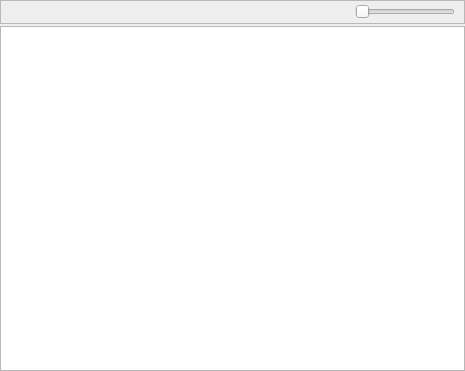
<ui version="4.0" >
 <class>MvdSmartView</class>
 <widget class="QWidget" name="MvdSmartView" >
  <property name="geometry" >
   <rect>
    <x>0</x>
    <y>0</y>
    <width>465</width>
    <height>371</height>
   </rect>
  </property>
  <property name="windowTitle" >
   <string>Movida Smart View</string>
  </property>
  <layout class="QGridLayout" >
   <property name="leftMargin" >
    <number>0</number>
   </property>
   <property name="topMargin" >
    <number>0</number>
   </property>
   <property name="rightMargin" >
    <number>0</number>
   </property>
   <property name="bottomMargin" >
    <number>0</number>
   </property>
   <property name="horizontalSpacing" >
    <number>0</number>
   </property>
   <property name="verticalSpacing" >
    <number>2</number>
   </property>
   <item row="0" column="0" >
    <widget class="QFrame" name="mainControlPanel" >
     <property name="enabled" >
      <bool>true</bool>
     </property>
     <property name="frameShape" >
      <enum>QFrame::StyledPanel</enum>
     </property>
     <property name="frameShadow" >
      <enum>QFrame::Raised</enum>
     </property>
     <property name="lineWidth" >
      <number>0</number>
     </property>
     <layout class="QGridLayout" >
      <property name="topMargin" >
       <number>1</number>
      </property>
      <property name="bottomMargin" >
       <number>1</number>
      </property>
      <property name="horizontalSpacing" >
       <number>0</number>
      </property>
      <property name="verticalSpacing" >
       <number>0</number>
      </property>
      <item row="0" column="4" >
       <widget class="QSlider" name="slider" >
        <property name="sizePolicy" >
         <sizepolicy vsizetype="Fixed" hsizetype="Fixed" >
          <horstretch>0</horstretch>
          <verstretch>0</verstretch>
         </sizepolicy>
        </property>
        <property name="minimumSize" >
         <size>
          <width>100</width>
          <height>0</height>
         </size>
        </property>
        <property name="maximumSize" >
         <size>
          <width>100</width>
          <height>16777215</height>
         </size>
        </property>
        <property name="orientation" >
         <enum>Qt::Horizontal</enum>
        </property>
       </widget>
      </item>
      <item row="0" column="3" >
       <spacer>
        <property name="orientation" >
         <enum>Qt::Horizontal</enum>
        </property>
        <property name="sizeType" >
         <enum>QSizePolicy::Fixed</enum>
        </property>
        <property name="sizeHint" >
         <size>
          <width>16</width>
          <height>20</height>
         </size>
        </property>
       </spacer>
      </item>
      <item row="0" column="2" >
       <widget class="QLabel" name="sliderStatus" >
        <property name="text" >
         <string/>
        </property>
       </widget>
      </item>
      <item row="0" column="1" >
       <spacer>
        <property name="orientation" >
         <enum>Qt::Horizontal</enum>
        </property>
        <property name="sizeHint" >
         <size>
          <width>181</width>
          <height>20</height>
         </size>
        </property>
       </spacer>
      </item>
     </layout>
    </widget>
   </item>
   <item row="1" column="0" >
    <widget class="QListView" name="view" />
   </item>
  </layout>
 </widget>
 <resources/>
 <connections/>
</ui>
